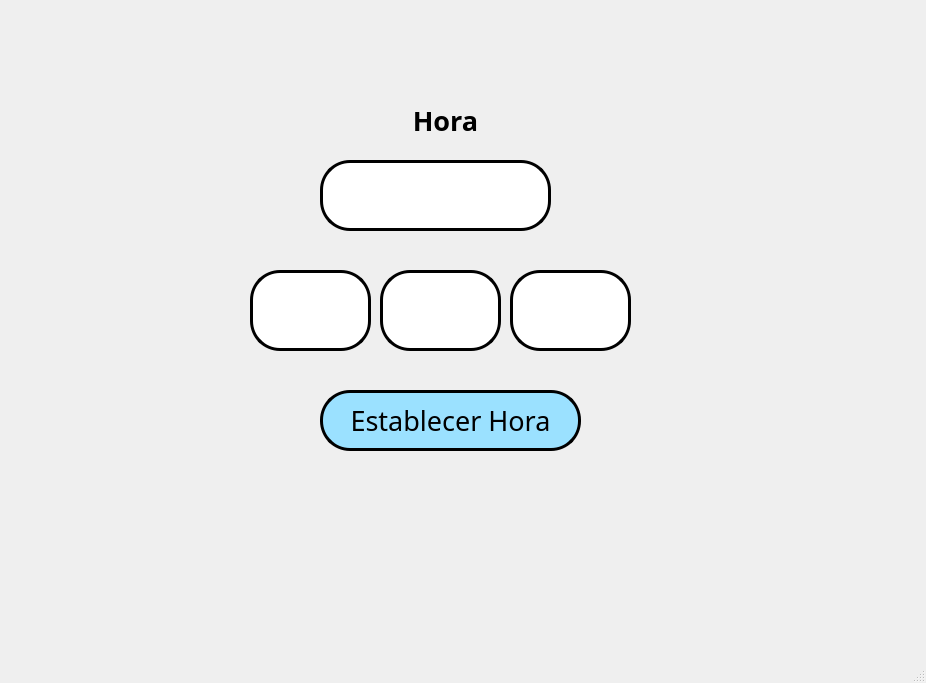
<?xml version="1.0" encoding="UTF-8"?>
<ui version="4.0">
 <class>MainWindow</class>
 <widget class="QMainWindow" name="MainWindow">
  <property name="geometry">
   <rect>
    <x>0</x>
    <y>0</y>
    <width>926</width>
    <height>683</height>
   </rect>
  </property>
  <property name="windowTitle">
   <string>MainWindow</string>
  </property>
  <widget class="QWidget" name="centralwidget">
   <widget class="QLabel" name="lbl_hora">
    <property name="geometry">
     <rect>
      <x>320</x>
      <y>160</y>
      <width>231</width>
      <height>71</height>
     </rect>
    </property>
    <property name="font">
     <font>
      <pointsize>20</pointsize>
     </font>
    </property>
    <property name="styleSheet">
     <string notr="true">background-color: rgb(255, 255, 255);
border-radius: 30px;
border: 3px solid black;</string>
    </property>
    <property name="text">
     <string/>
    </property>
    <property name="alignment">
     <set>Qt::AlignCenter</set>
    </property>
   </widget>
   <widget class="QLineEdit" name="txt_horas">
    <property name="geometry">
     <rect>
      <x>250</x>
      <y>270</y>
      <width>121</width>
      <height>81</height>
     </rect>
    </property>
    <property name="font">
     <font>
      <pointsize>30</pointsize>
     </font>
    </property>
    <property name="styleSheet">
     <string notr="true">background-color: rgb(255, 255, 255);
border-radius: 30px;
border: 3px solid black;</string>
    </property>
    <property name="alignment">
     <set>Qt::AlignCenter</set>
    </property>
   </widget>
   <widget class="QLabel" name="label">
    <property name="geometry">
     <rect>
      <x>20</x>
      <y>40</y>
      <width>161</width>
      <height>141</height>
     </rect>
    </property>
    <property name="styleSheet">
     <string notr="true"/>
    </property>
    <property name="text">
     <string/>
    </property>
    <property name="pixmap">
     <pixmap resource="../../Archivos/Recursos.qrc">:/UAT LOGOS/Logo UAT.png</pixmap>
    </property>
    <property name="scaledContents">
     <bool>true</bool>
    </property>
   </widget>
   <widget class="QLabel" name="label_3">
    <property name="geometry">
     <rect>
      <x>640</x>
      <y>0</y>
      <width>281</width>
      <height>211</height>
     </rect>
    </property>
    <property name="styleSheet">
     <string notr="true"/>
    </property>
    <property name="text">
     <string/>
    </property>
    <property name="pixmap">
     <pixmap resource="../../Archivos/Recursos.qrc">:/UAT LOGOS/logo facultad de ingenieria uat.png</pixmap>
    </property>
    <property name="scaledContents">
     <bool>true</bool>
    </property>
   </widget>
   <widget class="QLabel" name="label_7">
    <property name="geometry">
     <rect>
      <x>710</x>
      <y>440</y>
      <width>191</width>
      <height>181</height>
     </rect>
    </property>
    <property name="styleSheet">
     <string notr="true"/>
    </property>
    <property name="text">
     <string/>
    </property>
    <property name="pixmap">
     <pixmap resource="../../Archivos/Recursos.qrc">:/Equipo LOGO/logo equipo 3.jpg</pixmap>
    </property>
    <property name="scaledContents">
     <bool>true</bool>
    </property>
   </widget>
   <widget class="QPushButton" name="btn_establecer_hora">
    <property name="geometry">
     <rect>
      <x>320</x>
      <y>390</y>
      <width>261</width>
      <height>61</height>
     </rect>
    </property>
    <property name="font">
     <font>
      <family>Modern No. 20</family>
      <pointsize>20</pointsize>
     </font>
    </property>
    <property name="styleSheet">
     <string notr="true">background-color: rgb(155, 225, 255);
border-radius: 30px;
border: 3px solid black;</string>
    </property>
    <property name="text">
     <string>Establecer Hora</string>
    </property>
   </widget>
   <widget class="QLabel" name="label_6">
    <property name="geometry">
     <rect>
      <x>200</x>
      <y>100</y>
      <width>491</width>
      <height>41</height>
     </rect>
    </property>
    <property name="font">
     <font>
      <family>Arial Black</family>
      <pointsize>20</pointsize>
      <weight>75</weight>
      <bold>true</bold>
     </font>
    </property>
    <property name="text">
     <string>Hora</string>
    </property>
    <property name="alignment">
     <set>Qt::AlignCenter</set>
    </property>
   </widget>
   <widget class="QLineEdit" name="txt_minutos">
    <property name="geometry">
     <rect>
      <x>380</x>
      <y>270</y>
      <width>121</width>
      <height>81</height>
     </rect>
    </property>
    <property name="font">
     <font>
      <pointsize>30</pointsize>
     </font>
    </property>
    <property name="styleSheet">
     <string notr="true">background-color: rgb(255, 255, 255);
border-radius: 30px;
border: 3px solid black;</string>
    </property>
    <property name="alignment">
     <set>Qt::AlignCenter</set>
    </property>
   </widget>
   <widget class="QLineEdit" name="txt_segundos">
    <property name="geometry">
     <rect>
      <x>510</x>
      <y>270</y>
      <width>121</width>
      <height>81</height>
     </rect>
    </property>
    <property name="font">
     <font>
      <pointsize>30</pointsize>
     </font>
    </property>
    <property name="styleSheet">
     <string notr="true">background-color: rgb(255, 255, 255);
border-radius: 30px;
border: 3px solid black;</string>
    </property>
    <property name="alignment">
     <set>Qt::AlignCenter</set>
    </property>
   </widget>
  </widget>
  <widget class="QMenuBar" name="menubar">
   <property name="geometry">
    <rect>
     <x>0</x>
     <y>0</y>
     <width>926</width>
     <height>26</height>
    </rect>
   </property>
  </widget>
  <widget class="QStatusBar" name="statusbar"/>
 </widget>
 <resources>
  <include location="../../Archivos/Recursos.qrc"/>
 </resources>
 <connections/>
</ui>
